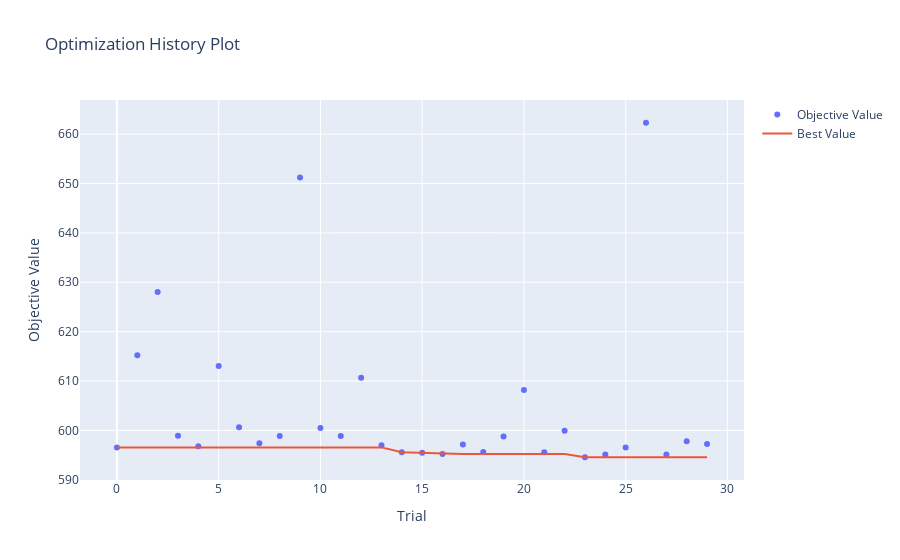

The cell this chart's notebook holds for it:
### Code cell
# 하이퍼파라미터 최적화 과정을 확인
optuna.visualization.plot_optimization_history(study_lgbm)

### Figure 1 — Plotly figure (JSON) as saved in the notebook; plotly's stock layout.template omitted (floating-point values rounded to 4 significant figures)
{"data": [{"mode": "markers", "name": "Objective Value", "type": "scatter", "x": [0, 1, 2, 3, 4, 5, 6, 7, 8, 9, 10, 11, 12, 13, 14, 15, 16, 17, 18, 19, 20, 21, 22, 23, 24, 25, 26, 27, 28, 29], "y": [596.6, 615.2, 628.0, 598.9, 596.8, 613.0, 600.6, 597.4, 598.8, 651.2, 600.5, 598.9, 610.7, 597.0, 595.6, 595.5, 595.2, 597.1, 595.6, 598.8, 608.2, 595.6, 599.9, 594.6, 595.1, 596.5, 662.3, 595.1, 597.8, 597.2]}, {"mode": "lines", "name": "Best Value", "type": "scatter", "x": [0, 1, 2, 3, 4, 5, 6, 7, 8, 9, 10, 11, 12, 13, 14, 15, 16, 17, 18, 19, 20, 21, 22, 23, 24, 25, 26, 27, 28, 29], "y": [596.6, 596.6, 596.6, 596.6, 596.6, 596.6, 596.6, 596.6, 596.6, 596.6, 596.6, 596.6, 596.6, 596.6, 595.6, 595.5, 595.2, 595.2, 595.2, 595.2, 595.2, 595.2, 595.2, 594.6, 594.6, 594.6, 594.6, 594.6, 594.6, 594.6]}, {"marker": {"color": "#cccccc"}, "mode": "markers", "name": "Infeasible Trial", "showlegend": false, "type": "scatter", "x": [], "y": []}], "layout": {"title": {"text": "Optimization History Plot"}, "xaxis": {"title": {"text": "Trial"}}, "yaxis": {"title": {"text": "Objective Value"}}}}
